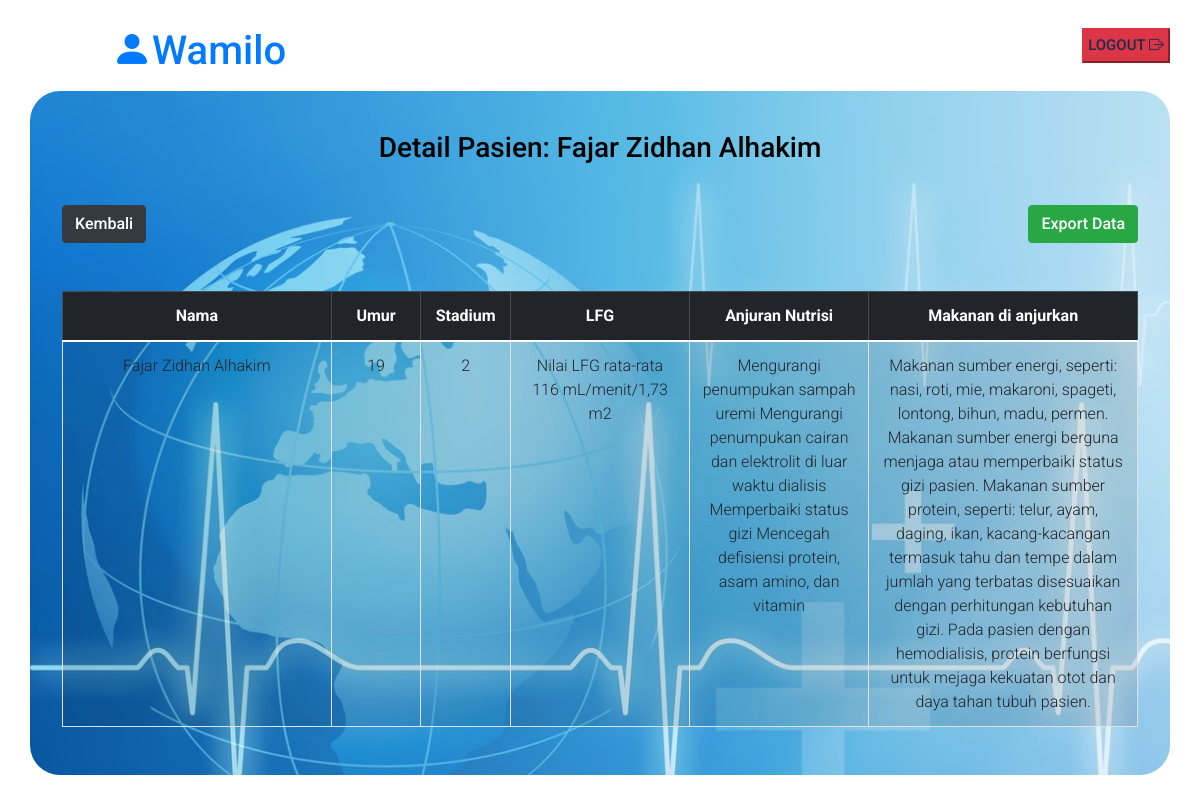
/admin/input_data/view/read.php?pasien_id=44 (signed in), run on the app's committed database.
### tables this page shows
CREATE TABLE `pasien` (
  `id` int(11) NOT NULL,
  `nama` varchar(255) NOT NULL,
  `umur` int(11) DEFAULT NULL,
  `stadium` int(11) DEFAULT NULL,
  `lfg` varchar(255) DEFAULT NULL,
  `anjuran_nutrisi` varchar(255) DEFAULT NULL,
  `makanan_dianjurkan` varchar(555) DEFAULT NULL
);

### admin/input_data/view/read.php (the view, shortened to what this page needs)
<?php include "../header.php"; ?>
<?php include "../navbar.php"; ?>
<?php
if (isset($_GET['pasien_id'])) {
    $pasien_id = $_GET['pasien_id'];
    $query = "SELECT * FROM pasien WHERE id = ?";
    $stmt = mysqli_prepare($db, $query);
    if ($stmt) {
        mysqli_stmt_bind_param($stmt, "i", $pasien_id);
        mysqli_stmt_execute($stmt);
        $result = mysqli_stmt_get_result($stmt);
        if ($result) {
            if (mysqli_num_rows($result) > 0) {
                $pasien = mysqli_fetch_assoc($result);
                $nama = $pasien['nama'];
                $umur = $pasien['umur'];
                $stadium = $pasien['stadium'];
                $lfg = isset($pasien['lfg']) ? $pasien['lfg'] : "";
                $anjuran_nutrisi = isset($pasien['anjuran_nutrisi']) ? $pasien['anjuran_nutrisi'] : "";
                $makanan_dianjurkan = isset($pasien['makanan_dianjurkan']) ? $pasien['makanan_dianjurkan'] : "";
?>
<!DOCTYPE html>
<html lang="en">
<head>
</head>
<body>
<div style="background-image: url(../../../img/bg.jpg); max-height:200vh; background-size: cover; background-position:center; border-radius: 30px; " class="container p-3 mb-2 text-black">
        <h3 class="text-center mt-4">Detail Pasien: <?= $nama ?></h3>
        <div class="container text-left mb-3" style="display: flex; justify-content: space-between; ">
            <a href="home.php" class="btn btn-dark mt-3">Kembali</a>
            <a href="export.php?pasien_id=<?= $pasien_id ?>" class="btn btn-success mt-3">Export Data</a>
        </div>
        <div class="container">
            <table class="table table-striped text-center table-bordered table-hover">
                <thead class="table-dark">
                    <tr class="container col-md-12">
                        <th class="container col-md-3 text-center" scope="col">Nama</th>
                        <th class="container col-md-1 text-center" scope="col">Umur</th>
                        <th class="container col-md-1 text-center" scope="col">Stadium</th>
                        <th class="container col-md-2 text-center" scope="col">LFG</th>
                        <th class="container col-md-2 text-center" scope="col">Anjuran Nutrisi</th>
                        <th class="container col-md-3 text-center" scope="col">Makanan di anjurkan</th>
                    </tr>
                </thead>
                <tbody>
                    <tr>
                        <td><?= $nama ?></td>
                        <td><?= $umur ?></td>
                        <td><?= $stadium ?></td>
                        <td><?= $lfg ?>
                        <td> <?= $anjuran_nutrisi ?></td>
                        <td> <?= $makanan_dianjurkan ?></td>
                    </tr>
                </tbody>
            </table>
        </div>
        <?php
            } else {
                echo "Data pasien tidak ditemukan.";
            }
        } else {
            echo "Query failed: " . mysqli_error($db);
        }
    } else {
        echo "Prepared statement failed.";
    }
} else {
    echo "Pasien ID tidak valid.";
}
?>
</body>
</html>

### admin/input_data/css/style.css (style rules this page uses)
body { font-family: "Roboto", -apple-system, BlinkMacSystemFont, "Segoe UI", Roboto, "Helvetica Neue", Arial, "Noto Sans", sans-serif, "Apple Color Emoji", "Segoe UI Emoji", "Segoe UI Symbol", "Noto Color Emoji"; background-color: whitesmoke; font-weight: 300; }
h1, h2, h3, h4, h5, h6, .h1, .h2, .h3, .h4, .h5, .h6 { font-family: "Roboto", -apple-system, BlinkMacSystemFont, "Segoe UI", Roboto, "Helvetica Neue", Arial, "Noto Sans", sans-serif, "Apple Color Emoji", "Segoe UI Emoji", "Segoe UI Symbol", "Noto Color Emoji"; }
a { -webkit-transition: .3s all ease; -o-transition: .3s all ease; transition: .3s all ease; }
a, a:hover { text-decoration: none !important; }

### admin/input_data/css/style2.css (style rules this page uses)
:root { --primary: #0463FA; --light: #EFF5FF; --dark: #1B2C51; }
body { color: black; }
.btn { font-weight: 500; transition: .5s; }

### admin/input_data/view/read.php (style rules this page uses)
.container { width: 100%; padding: 1rem; box-sizing: border-box; }

### data on the page
pasien: nama "Fajar Zidhan Alhakim", umur "19", stadium "2", lfg "Nilai LFG rata-rata 116 mL/menit/1,73 m2", anjuran_nutrisi "Mengurangi penumpukan sampah uremi Mengurangi penumpukan cairan dan elektrolit di luar waktu dialisis Memperbaiki status gizi Mencegah defisiensi protein, asam amino, dan vitamin", makanan_dianjurkan "Makanan sumber energi, seperti: nasi, roti, mie, makaroni, spageti, lontong, bihun, madu, permen. Makanan sumber energi berguna menjaga atau memperbaiki status gizi pasien. Makanan sumber protein, seperti: telur, ayam, daging, ikan, kacang-kacangan termasuk tahu dan tempe dalam jumlah yang terbatas disesuaikan dengan perhitungan kebutuhan gizi. Pada pasien dengan hemodialisis, protein berfungsi untuk mejaga kekuatan otot dan daya tahan tubuh pasien."

### other printed values
$_SESSION["username"] "Wamilo"
